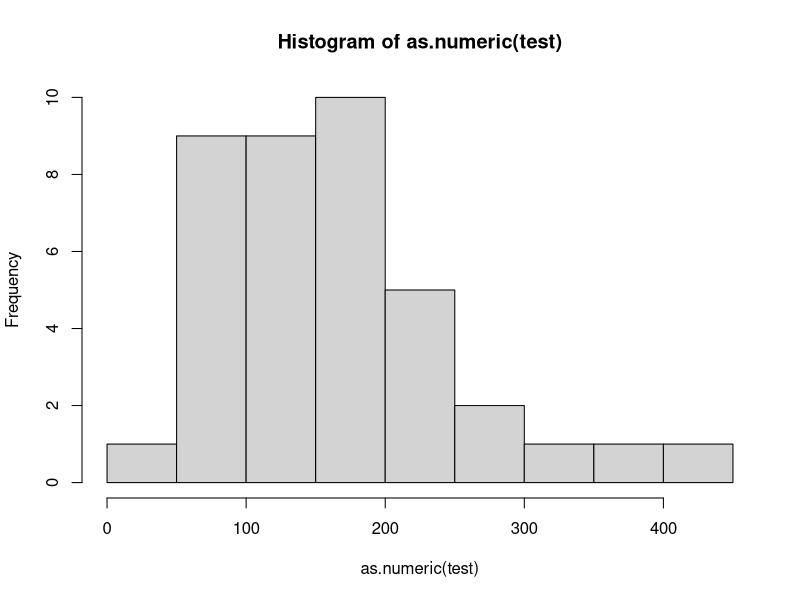
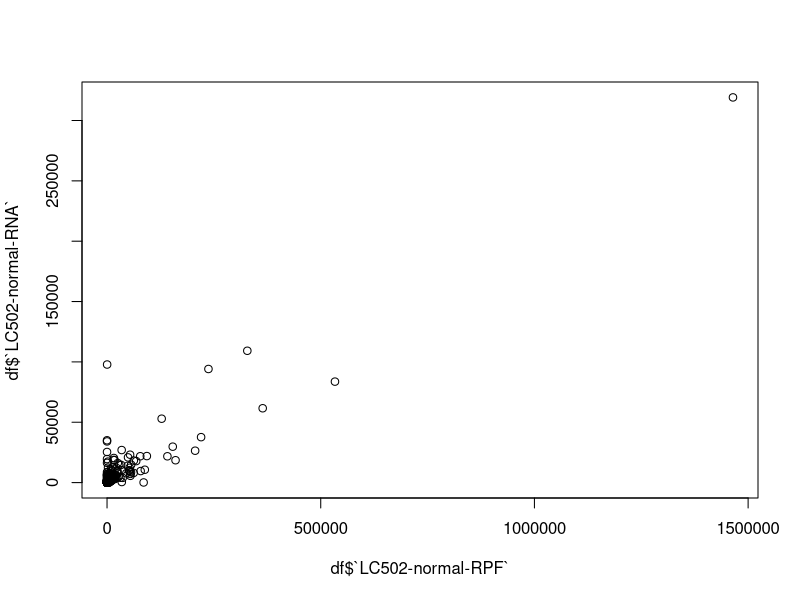
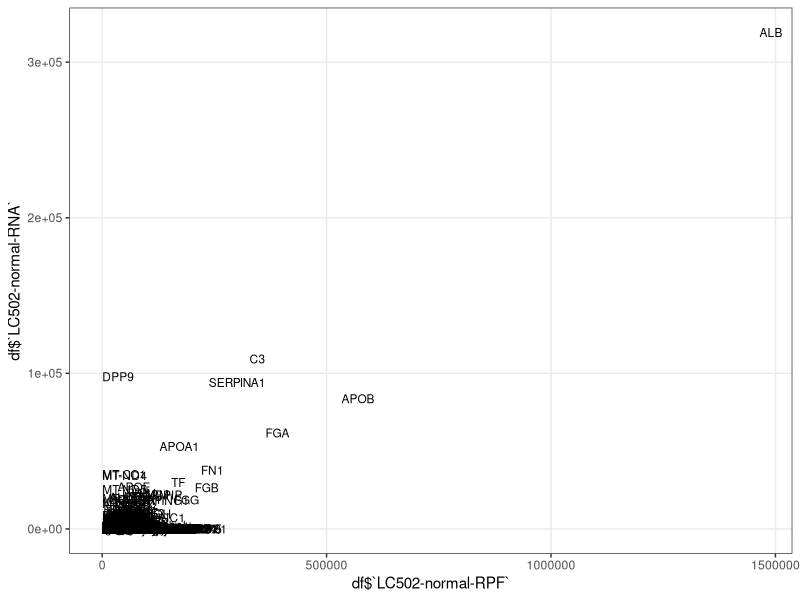
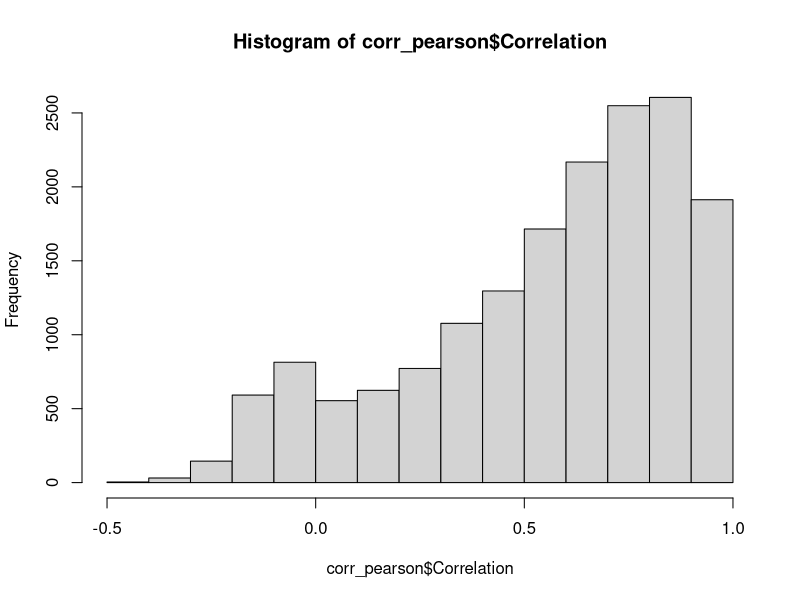
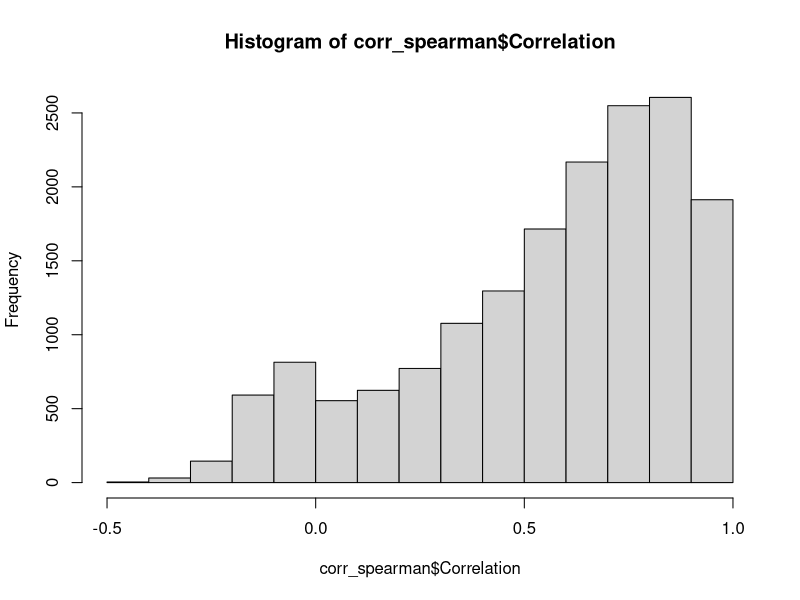

Here is the R script that generated these plots, in order: (Note: this script raises an error after producing the figures.)
## Author: Anastasiya Punko
## First created: 27-11-2023
## Description: HW3 NGS
## Keywords: Ribo-seq, RNA-seq
rm(list = ls())

getwd()

#####--------------- Load libraries and functions ---------------#####
library(readr)
library(ggplot2)
library(dplyr)
library(corrplot)
library(RColorBrewer)

theme_set(theme_bw())
theme_update(panel.grid.minor = element_blank())


#####--------------- Load Database ---------------#####
df<-readr::read_tsv("01. RiboSeq_RNASeq_HCC_counts.tsv")
df <- as.data.frame(df)

df[is.na(df)] <- 0
#####---------------Correlation coefficient of the number of counts between RNA-Seq and Ribo-Seq experiments for each gene---------------#####
df <-  df %>% dplyr::select(geneSymbol, 
                      `LC001-normal-RPF`, `LC001-tumor-RPF`, `LC033-normal-RPF`, `LC033-tumor-RPF`, #Ribo
                      `LC034-normal-RPF`, `LC034-tumor-RPF`, `LC501-normal-RPF`, `LC501-tumor-RPF`,
                      `LC502-normal-RPF`, `LC502-tumor-RPF`, `LC505-normal-RPF`, `LC505-tumor-RPF`,
                      `LC506-normal-RPF`, `LC506-tumor-RPF`, `LC507-normal-RPF`, `LC507-tumor-RPF`, 
                      `LC508-normal-RPF`, `LC508-tumor-RPF`, `LC509-normal-RPF`, `LC509-tumor-RPF`,
                      `LC001-normal-RNA`, `LC001-tumor-RNA`, `LC033-normal-RNA`, `LC033-tumor-RNA`, #RNA
                      `LC034-normal-RNA`, `LC034-tumor-RNA`, `LC501-normal-RNA`, `LC501-tumor-RNA`,
                      `LC502-normal-RNA`, `LC502-tumor-RNA`, `LC505-normal-RNA`, `LC505-tumor-RNA`,
                      `LC506-normal-RNA`, `LC506-tumor-RNA`, `LC507-normal-RNA`, `LC507-tumor-RNA`, 
                      `LC508-normal-RNA`, `LC508-tumor-RNA`, `LC509-normal-RNA`, `LC509-tumor-RNA`)

test <-  df[3,2:40]
hist(as.numeric(test))
shapiro.test(as.numeric(test)) #If the value of p <= 0.05, then the hypothesis of normality will be rejected 

plot(df$`LC502-normal-RPF`, df$`LC502-normal-RNA`)
ggplot(df, aes(df$`LC502-normal-RPF`, df$`LC502-normal-RNA`)) + geom_text(aes(label=df$geneSymbol), hjust = 0, nudge_x = 3, size = 3) #using the DESEQ2 plotPCA fxn we can
df2 <- df[!(df$geneSymbol %in% c("ALB")),]

#Pearson correlation
corr_pearson <- data.frame(t(apply(df, 1, function(x) c(cor(as.numeric(x[2:21]),as.numeric(x[22:41])), method = 'pearson'))))

corr_pearson <- corr_pearson %>% select(1)
corr_pearson$Gene <- df$geneSymbol
colnames(corr_pearson)[1] <- 'Correlation'

corr_pearson <- na.omit(corr_pearson)
corr_pearson$Correlation <- as.numeric(corr_pearson$Correlation)
max(corr_pearson$Correlation) #1
min(corr_pearson$Correlation) #-0.4997039
mean(corr_pearson$Correlation) #0.5581791

write.csv(corr_pearson, "corr_pearson.csv", row.names=TRUE)

#Distribution histogram
hist(corr_pearson$Correlation)

#Top genes
corr_pearson <- corr_pearson[order(corr_pearson$Correlation),]
tail(corr_pearson, n=10L)
head(corr_pearson, n=10L)


#Spearman correlation
corr_spearman <- data.frame(t(apply(df, 1, function(x) c(cor(as.numeric(x[2:21]),as.numeric(x[22:41])), method = 'spearman'))))

corr_spearman <- corr_spearman %>% select(1)
corr_spearman$Gene <- df$geneSymbol
colnames(corr_spearman)[1] <- 'Correlation'

corr_spearman <- na.omit(corr_spearman)
corr_spearman$Correlation <- as.numeric(corr_spearman$Correlation)
max(corr_spearman$Correlation) #1
min(corr_spearman$Correlation) #-0.4997039
mean(corr_spearman$Correlation) #0.5581791

write.csv(corr_spearman, "corr_spearman.csv", row.names=TRUE)

#Distribution histogram
hist(corr_spearman$Correlation)

#Top genes
corr_spearman <- corr_spearman[order(corr_spearman$Correlation),]
tail(corr_spearman, n=10L)
head(corr_spearman, n=10L)

#####---------------Correlation coefficient in normal sample & tumor sample---------------#####
#norm
df_norm <-  df %>% dplyr::select(geneSymbol, 
                      `LC001-normal-RPF`, `LC033-normal-RPF`, 
                      `LC034-normal-RPF`, `LC501-normal-RPF`,
                      `LC502-normal-RPF`, `LC505-normal-RPF`,
                      `LC506-normal-RPF`, `LC507-normal-RPF`,
                      `LC508-normal-RPF`, `LC509-normal-RPF`,
                      `LC001-normal-RNA`, `LC033-normal-RNA`, 
                      `LC034-normal-RNA`, `LC501-normal-RNA`,
                      `LC502-normal-RNA`, `LC505-normal-RNA`,
                      `LC506-normal-RNA`, `LC507-normal-RNA`, 
                      `LC508-normal-RNA`, `LC509-normal-RNA`)

colnames(df_norm[2:11])
colnames(df_norm[12:21])

#Spearman correlation
corr_spearman <- data.frame(t(apply(df_norm, 1, function(x) c(cor(as.numeric(x[2:21]),as.numeric(x[22:41])), method = 'spearman'))))

corr_spearman <- corr_spearman %>% select(1)
corr_spearman$Gene <- df_norm$geneSymbol
colnames(corr_spearman)[1] <- 'Correlation'

corr_spearman <- na.omit(corr_spearman)
corr_spearman$Correlation <- as.numeric(corr_spearman$Correlation)
max(corr_spearman$Correlation) #1
min(corr_spearman$Correlation) #-0.4997039
mean(corr_spearman$Correlation) #0.5811202

#Distribution histogram
hist(corr_spearman$Correlation)

#Top genes
corr_spearman <- corr_spearman[order(corr_spearman$Correlation),]
tail(corr_spearman, n=10L)
head(corr_spearman, n=10L)

#tumor
df_t <-  df %>% dplyr::select(geneSymbol, 
                          `LC001-tumor-RPF`, `LC033-tumor-RPF`, 
                          `LC034-tumor-RPF`, `LC501-tumor-RPF`,
                          `LC502-tumor-RPF`, `LC505-tumor-RPF`,
                          `LC506-tumor-RPF`, `LC507-tumor-RPF`,
                          `LC508-tumor-RPF`, `LC509-tumor-RPF`,
                          `LC001-tumor-RNA`, `LC033-tumor-RNA`, 
                          `LC034-tumor-RNA`, `LC501-tumor-RNA`,
                          `LC502-tumor-RNA`, `LC505-tumor-RNA`,
                          `LC506-tumor-RNA`, `LC507-tumor-RNA`, 
                          `LC508-tumor-RNA`, `LC509-tumor-RNA`)

#Spearman correlation
corr_spearman <- data.frame(t(apply(df_t, 1, function(x) c(cor(as.numeric(x[2:21]),as.numeric(x[22:41])), method = 'spearman'))))

corr_spearman <- corr_spearman %>% select(1)
corr_spearman$Gene <- df_t$geneSymbol
colnames(corr_spearman)[1] <- 'Correlation'

corr_spearman <- na.omit(corr_spearman)
corr_spearman$Correlation <- as.numeric(corr_spearman$Correlation)
max(corr_spearman$Correlation) #1
min(corr_spearman$Correlation) #-0.4997039
mean(corr_spearman$Correlation) #0.5811202

#Distribution histogram
hist(corr_spearman$Correlation)

#Top genes
corr_spearman <- corr_spearman[order(corr_spearman$Correlation),]
tail(corr_spearman, n=10L)
head(corr_spearman, n=10L)


#####--------------- Common correlation ---------------#####
df[is.na(df)] <- 0

M <-cor(df[,unlist(lapply(df, is.numeric))])
corrplot(M, type="upper", order="hclust",
         col=brewer.pal(n=8, name="RdYlBu"))

RPF_norm_tumor <-c(df$`LC001-normal-RPF`, df$`LC001-tumor-RPF`, df$`LC033-normal-RPF`, df$`LC033-tumor-RPF`, 
                   df$`LC034-normal-RPF`, df$`LC034-tumor-RPF`, df$`LC501-normal-RPF`, df$`LC501-tumor-RPF`,
                   df$`LC502-normal-RPF`, df$`LC502-tumor-RPF`, df$`LC505-normal-RPF`, df$`LC505-tumor-RPF`,
                   df$`LC506-normal-RPF`, df$`LC506-tumor-RPF`, df$`LC507-normal-RPF`, df$`LC507-tumor-RPF`, 
                   df$`LC508-normal-RPF`, df$`LC508-tumor-RPF`, df$`LC509-normal-RPF`, df$`LC509-tumor-RPF`)

RNA_norm_tumor <-c(df$`LC001-normal-RNA`, df$`LC001-tumor-RNA`, df$`LC033-normal-RNA`, df$`LC033-tumor-RNA`, 
                   df$`LC034-normal-RNA`, df$`LC034-tumor-RNA`, df$`LC501-normal-RNA`, df$`LC501-tumor-RNA`,
                   df$`LC502-normal-RNA`, df$`LC502-tumor-RNA`, df$`LC505-normal-RNA`, df$`LC505-tumor-RNA`,
                   df$`LC506-normal-RNA`, df$`LC506-tumor-RNA`, df$`LC507-normal-RNA`, df$`LC507-tumor-RNA`, 
                   df$`LC508-normal-RNA`, df$`LC508-tumor-RNA`, df$`LC509-normal-RNA`, df$`LC509-tumor-RNA`)

cor(RPF_norm_tumor, RNA_norm_tumor, method = c("pearson")) # 0.7979086

cor(RPF_norm_tumor, RNA_norm_tumor, method = c("spearman")) # 0.859714
plot(x = RPF_norm_tumor, y = RNA_norm_tumor, xlab = 'Ribo-seq', ylab = 'RNA-seq', col='#0c4c8a', 
     main = 'Корреляция числа каунтов между экспериментами RNA-Seq и Ribo-Seq в нормальной ткани и в опухолевой')

RPF_norm <- c(df$`LC001-normal-RPF`, df$`LC033-normal-RPF`, 
              df$`LC034-normal-RPF`, df$`LC501-normal-RPF`,
              df$`LC502-normal-RPF`, df$`LC505-normal-RPF`,
              df$`LC506-normal-RPF`, df$`LC507-normal-RPF`, 
              df$`LC508-normal-RPF`, df$`LC509-normal-RPF`)

RPF_tumor <- c(df$`LC001-tumor-RPF`, df$`LC033-tumor-RPF`, 
               df$`LC034-tumor-RPF`, df$`LC501-tumor-RPF`,
               df$`LC502-tumor-RPF`, df$`LC505-tumor-RPF`,
               df$`LC506-tumor-RPF`, df$`LC507-tumor-RPF`, 
               df$`LC508-tumor-RPF`, df$`LC509-tumor-RPF`)

RNA_norm <- c(df$`LC001-normal-RNA`, df$`LC033-normal-RNA`, 
              df$`LC034-normal-RNA`, df$`LC501-normal-RNA`,
              df$`LC502-normal-RNA`, df$`LC505-normal-RNA`,
              df$`LC506-normal-RNA`, df$`LC507-normal-RNA`, 
              df$`LC508-normal-RNA`, df$`LC509-normal-RNA`)

RNA_tumor <-c(df$`LC001-tumor-RNA`, df$`LC033-tumor-RNA`, 
              df$`LC034-tumor-RNA`, df$`LC501-tumor-RNA`,
              df$`LC502-tumor-RNA`, df$`LC505-tumor-RNA`,
              df$`LC506-tumor-RNA`, df$`LC507-tumor-RNA`, 
              df$`LC508-tumor-RNA`, df$`LC509-tumor-RNA`)

cor(RPF_norm, RNA_norm, method = c("pearson")) # 0.9008479
cor(RPF_norm, RNA_norm, method = c("spearman")) # 0.8357499
plot(x = RPF_norm, y = RNA_norm, xlab = 'Ribo-seq', ylab = 'RNA-seq', col='#0c4c8a', 
     main = 'Корреляция числа каунтов между экспериментами RNA-Seq и Ribo-Seq в нормальной ткани')

cor(RPF_tumor, RNA_tumor, method = c("pearson")) # 0.6774872
cor(RPF_tumor, RNA_tumor, method = c("spearman")) # 0.8806405
plot(x = RPF_tumor, y = RNA_tumor, xlab = 'Ribo-seq', ylab = 'RNA-seq', col='#0c4c8a', 
     main = 'Корреляция числа каунтов между экспериментами RNA-Seq и Ribo-Seq в опухолевой ткани')

